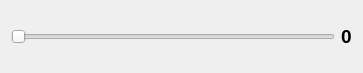
<?xml version="1.0" encoding="UTF-8"?>
<ui version="4.0">
 <class>Widget</class>
 <widget class="QWidget" name="Widget">
  <property name="geometry">
   <rect>
    <x>0</x>
    <y>0</y>
    <width>363</width>
    <height>73</height>
   </rect>
  </property>
  <property name="windowTitle">
   <string>Widget</string>
  </property>
  <layout class="QHBoxLayout" name="horizontalLayout">
   <item>
    <widget class="QSlider" name="horizontalSlider">
     <property name="maximum">
      <number>255</number>
     </property>
     <property name="orientation">
      <enum>Qt::Horizontal</enum>
     </property>
    </widget>
   </item>
   <item>
    <widget class="QLabel" name="label">
     <property name="text">
      <string>&lt;html&gt;&lt;head/&gt;&lt;body&gt;&lt;p&gt;&lt;span style=&quot; font-size:14pt; font-weight:600;&quot;&gt;0&lt;/span&gt;&lt;/p&gt;&lt;/body&gt;&lt;/html&gt;</string>
     </property>
    </widget>
   </item>
  </layout>
 </widget>
 <layoutdefault spacing="6" margin="11"/>
 <resources/>
 <connections/>
</ui>
